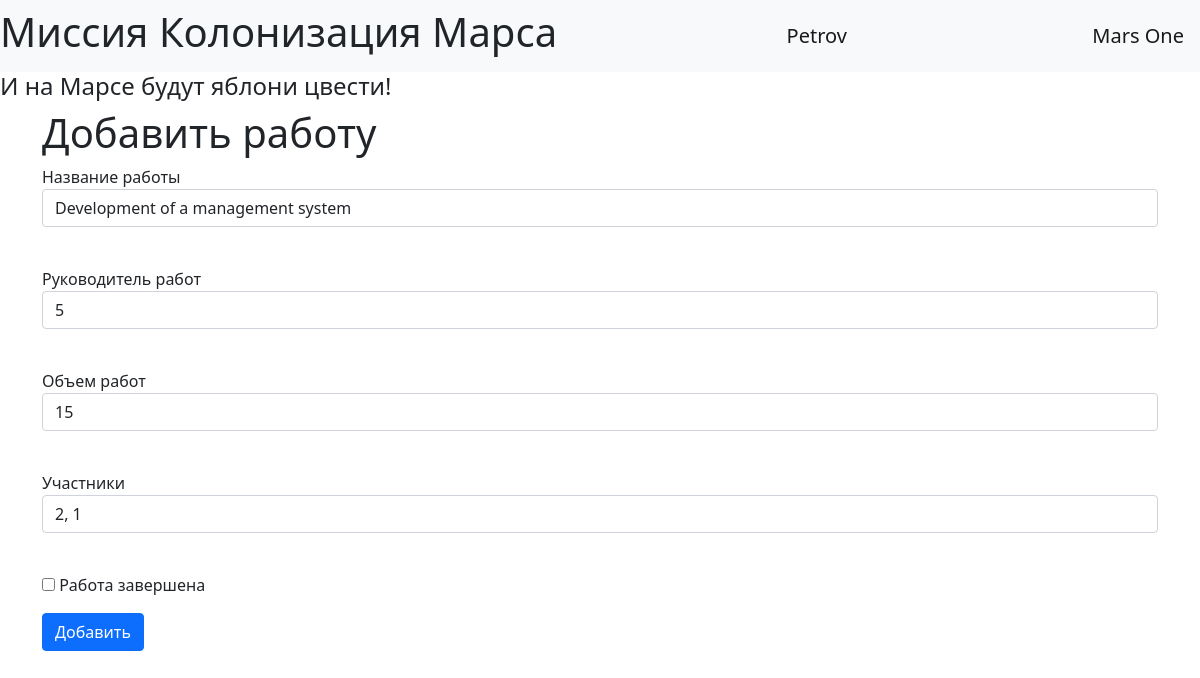
Screenshot of /edit_job/1 (signed in) with the database file from the repository.
### data/users.py (models this page shows, shortened)
class User(SqlAlchemyBase, UserMixin):
    __tablename__ = "users"
    id = sqlalchemy.Column(sqlalchemy.Integer, primary_key=True, autoincrement=True)
    name = sqlalchemy.Column(sqlalchemy.String, nullable=True)
    surname = sqlalchemy.Column(sqlalchemy.String, nullable=True)
    age = sqlalchemy.Column(sqlalchemy.Integer, nullable=True)
    position = sqlalchemy.Column(sqlalchemy.String, nullable=True)
    speciality = sqlalchemy.Column(sqlalchemy.String, nullable=True)
    address = sqlalchemy.Column(sqlalchemy.String, nullable=True)
    email = sqlalchemy.Column(sqlalchemy.String, unique=True, nullable=True)
    hashed_password = sqlalchemy.Column(sqlalchemy.String, nullable=True)
    modified_date = sqlalchemy.Column(sqlalchemy.DateTime, default=datetime.datetime.now)
    news = orm.relation("Jobs", back_populates='team_leader')

### data/jobs.py (models this page shows, shortened)
class Jobs(SqlAlchemyBase):
    __tablename__ = "jobs"
    id = sqlalchemy.Column(sqlalchemy.Integer, primary_key=True, autoincrement=True)
    team_leader_id = sqlalchemy.Column(sqlalchemy.Integer, sqlalchemy.ForeignKey("users.id"))
    team_leader = orm.relation('User')
    job = sqlalchemy.Column(sqlalchemy.String, nullable=True)
    work_size = sqlalchemy.Column(sqlalchemy.Integer, nullable=True)
    collaborators = sqlalchemy.Column(sqlalchemy.String, nullable=True)
    start_date = sqlalchemy.Column(sqlalchemy.DateTime, nullable=True)
    end_date = sqlalchemy.Column(sqlalchemy.DateTime, nullable=True)
    is_finished = sqlalchemy.Column(sqlalchemy.Boolean, default=False)

### app.py (the view, shortened to what this page needs)
@app.route('/edit_job/<job_id>', methods=['GET', 'POST'])
@login_required
def edit_job(job_id):
    session = db_session.create_session()
    jobs = session.query(Jobs).all()
    add_job_form = AddJobForm()
    current_job = session.query(Jobs).filter(Jobs.id == int(job_id)).first()
    if current_user.id == 1 or current_user.id == current_job.team_leader_id:
        return render_template('edit_job.html', form=add_job_form, current_job=current_job)
    return render_template('list.html', jobs=jobs, message='Вы не имеете достаточно прав')

### forms/add_job.py
class AddJobForm(FlaskForm):
    job = StringField('Название работы', validators=[DataRequired()])
    team_leader_id = IntegerField('Руководитель работ', validators=[DataRequired()])
    work_size = IntegerField('Объем работ', validators=[DataRequired()])
    collaborators = StringField('Участники', validators=[DataRequired()])
    is_finished = BooleanField('Работа завершена')
    submit = SubmitField('Добавить')

### app.py (called while the page is built)
@login_manager.user_loader
def load_user(user_id):
    session = db_session.create_session()
    return session.query(User).get(user_id)

### data/db_session.py (called while the page is built)
def create_session() -> Session:
    global __factory
    return __factory()

### templates/edit_job.html (shortened to what this page needs)
{% extends "base.html" %}
{% block content %}
<h1>Добавить работу</h1>
<form action="" method="post">
    <p>
        {{ form.job.label }}<br>
        {{ form.job(class="form-control", value=current_job.job) }}<br>
    </p>
    <p>
        {{ form.team_leader_id.label }}<br>
        {{ form.team_leader_id(class="form-control", value=current_job.team_leader_id) }}<br>
    </p>
    <p>
        {{ form.work_size.label }}<br>
        {{ form.work_size(class="form-control", value=current_job.work_size) }}<br>
    </p>
    <p>
        {{ form.collaborators.label }}<br>
        {{ form.collaborators(class="form-control", value=current_job.collaborators) }}<br>
    </p>
    {% if current_job.is_finished == 1 %}
        <p>{{ form.is_finished(checked="checked") }} {{ form.is_finished.label }}</p>
    {% else %}
        <p>{{ form.is_finished() }} {{ form.is_finished.label }}</p>
    {% endif %}
    <p>{{ form.submit(type="submit", class="btn btn-primary")}}</p>
</form>
{% endblock %}

### templates/base.html (shortened to what this page needs)
<!doctype html>
<html lang="ru">
  <head>
      <link href="https://cdn.jsdelivr.net/npm/bootstrap@5.1.3/dist/css/bootstrap.min.css" rel="stylesheet">
  </head>
  <body>
    <nav class="navbar navbar-light bg-light">
        <h1>Миссия Колонизация Марса</h1>
        {% if current_user.is_authenticated %}
          <a class="navbar-brand" href="/logout">{{ current_user.name }}</a>
        {% else %}
          <p>
              <a class="btn btn-primary " href="/register">Зарегистрироваться</a>
              <a class="btn btn-success" href="/login">Войти</a>
          </p>
        {% endif %}
        <a href="/" class="navbar-brand">Mars One</a>
    </nav>
    <h4>И на Марсе будут яблони цвести!</h4>
    <main role="main" class="container">
      {% block content %}{% endblock %}
    </main>
  </body>
</html>

### rows the page displays
User: name "Petrov"
Jobs: job "Development of a management system", team_leader_id "5", work_size "15", collaborators "2, 1"
